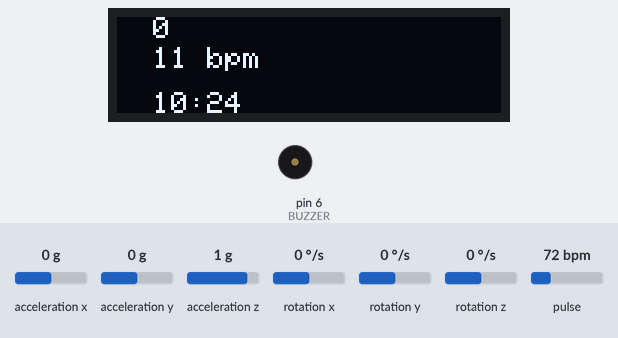
Recording of a sketch running on a simulated Arduino Uno, built with avr-gcc and run on an emulated ATmega328P. Shown: 128×32 one-colour display, buzzer (waves = sounding, pin HIGH). Inputs (shaded band) come from the test bench; at power-on: pulse 72 bpm, acceleration x 0 g, acceleration y 0 g, acceleration z 1 g, rotation x 0 °/s, rotation y 0 °/s, rotation z 0 °/s. The local clock reads 2024-03-15 10:24:30 at power-on unless the sketch sets it; what the sketch prints to the serial monitor is not drawn.

Above: at 2.7 s.
2.8 s: pulse set to 130 bpm
At 3.18 s:
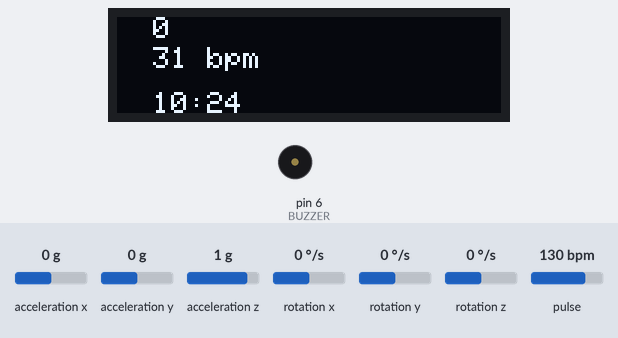
4.9 s: acceleration x set to 0.8 g
At 6.6 s:
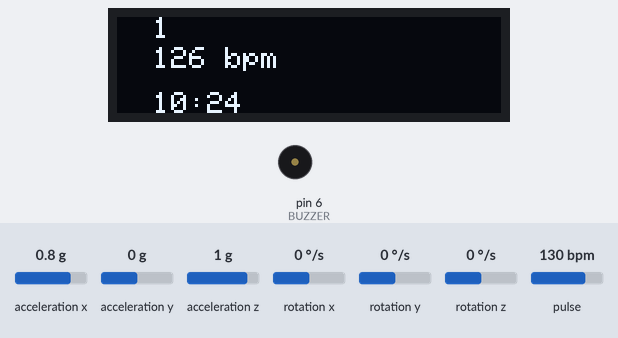
6.8 s: pulse set to 42 bpm
At 9.3 s:
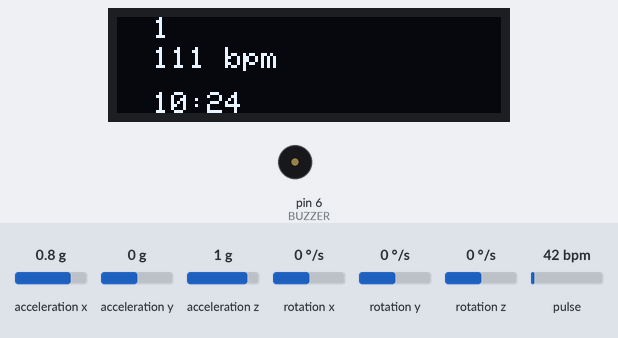
9.8 s: pulse set to 158 bpm
At 11.8 s:
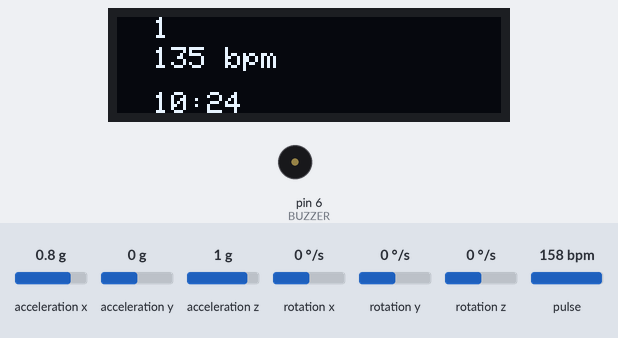
11.9 s: pulse set to 70 bpm
At 13.1 s:
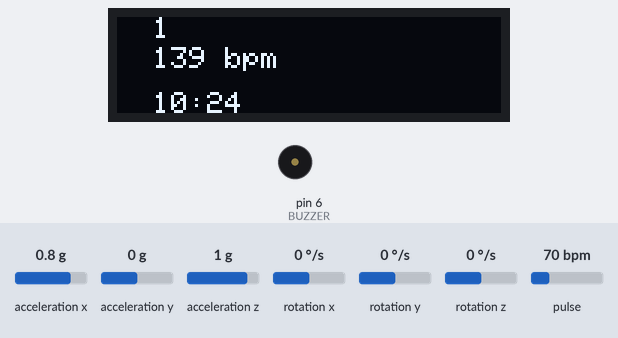
Timing chart, 0 to 14.9 s (numbered marks = the images above; inputs shaded):
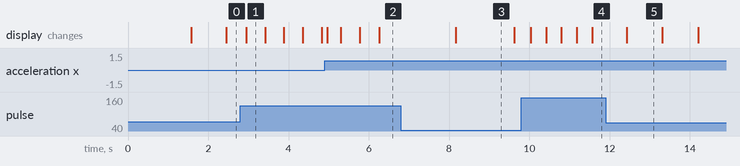

The sketch:

ShubsWatchMrk2.ino
```cpp
#include <Wire.h>
#include <Adafruit_GFX.h>
#include <Adafruit_SSD1306.h>
#include "RTClib.h"
#include "MAX30105.h"
#include "heartRate.h"
#include <MPU6050.h>

#define SCREEN_WIDTH 128 // OLED display width, in pixels
#define SCREEN_HEIGHT 32 // OLED display height, in pixels
Adafruit_SSD1306 display(SCREEN_WIDTH, SCREEN_HEIGHT, &Wire, -1);

RTC_DS3231 rtc; // Declares a Real Time Clock object
MAX30105 particleSensor; // Declares the heart rate sensor object
MPU6050 mpu(0x69); // Declares the MPU6050 sensor object with address 0x69

const byte RATE_SIZE = 6; // Sets the size of the array used to average the heart rate
byte rates[RATE_SIZE]; // Array to hold last few heart rate samples
byte rateSpot = 0; // Index for the rates array
long lastBeat = 0; // Tracks the time of the last heartbeat

float beatsPerMinute; // Stores the instantaneous heart rate
int beatAvg; // Stores the average heart rate

int stepCount = 0; // Counter for total steps detected
float previousX = 0; // Stores the previous X-axis acceleration value
bool stepDetected = false; // Flag to prevent multiple step counts for one motion

// --- Alarm ---
#define BUZZER 6
#define BUTTON 4

bool alarmTriggered = false;

// ---- Note Definitions (only used notes) ----
#define NOTE_FS4 370
#define NOTE_G4 392
#define NOTE_GS4 415
#define NOTE_A4 440
#define NOTE_CS4 277
#define NOTE_CS5 554
#define NOTE_D4 294
#define NOTE_D5 587
#define NOTE_DS5 622
#define NOTE_E4 330
#define NOTE_E5 659
#define NOTE_F4 349
#define REST 0

// ---- Extended Melody Snippet ----
int melody[] = {
  NOTE_FS4,8, REST,8, NOTE_A4,8, NOTE_CS5,8, REST,8, NOTE_A4,8, REST,8, NOTE_FS4,8,
  NOTE_D4,8, NOTE_D4,8, NOTE_D4,8, REST,8, REST,4, REST,8, NOTE_CS4,8,
  NOTE_D4,8, NOTE_FS4,8, NOTE_A4,8, NOTE_CS5,8, REST,8, NOTE_A4,8, REST,8, NOTE_F4,8,
  NOTE_E5,-4, NOTE_DS5,8, NOTE_D5,8, REST,8, REST,4,
  NOTE_GS4,8, REST,8, NOTE_CS5,8, NOTE_FS4,8, REST,8, NOTE_CS5,8, REST,8, NOTE_GS4,8,
  REST,8, NOTE_CS5,8, NOTE_G4,8, NOTE_FS4,8, REST,8, NOTE_E4,8, REST,8,
  NOTE_D4,8, NOTE_D4,8, NOTE_D4,8, REST,8, REST,4, NOTE_E4,8, NOTE_E4,8
};

int tempo = 114;
int notesCount = sizeof(melody)/sizeof(melody[0])/2;
int wholenote = (60000 * 4) / tempo;

// --- Nix Symbol ---
// 'NixIcon', 128x32px
const unsigned char epd_bitmap_NixIcon [] PROGMEM = {
	0x00, 0x00, 0x00, 0x00, 0x00, 0x00, 0x00, 0x00, 0x00, 0x00, 0x00, 0x00, 0x00, 0x00, 0x00, 0x00,
	0x00, 0x00, 0x00, 0x00, 0x00, 0x00, 0x00, 0x00, 0x00, 0x00, 0x00, 0x00, 0x00, 0x00, 0x00, 0x00,
	0x00, 0x00, 0x00, 0x00, 0x00, 0x00, 0x00, 0x00, 0x00, 0x00, 0x00, 0x00, 0x00, 0x00, 0x00, 0x00,
	0x00, 0x00, 0x00, 0x00, 0x00, 0x00, 0x00, 0x00, 0x00, 0x00, 0x00, 0x00, 0x00, 0x00, 0x00, 0x00,
	0x00, 0x00, 0x00, 0x00, 0x00, 0x00, 0x00, 0x00, 0x00, 0x00, 0x00, 0x00, 0x00, 0x00, 0x00, 0x00,
	0x00, 0x00, 0x00, 0x00, 0x00, 0x00, 0x00, 0x00, 0x00, 0x08, 0x00, 0x00, 0x00, 0x00, 0x00, 0x00,
	0x00, 0x00, 0x00, 0x00, 0x00, 0x00, 0x00, 0x00, 0x00, 0x10, 0x00, 0x00, 0x00, 0x00, 0x00, 0x00,
	0x00, 0x00, 0x00, 0x00, 0x00, 0x00, 0x08, 0x00, 0x00, 0x10, 0x00, 0x00, 0x00, 0x00, 0x00, 0x00,
	0x00, 0x00, 0x00, 0x00, 0x00, 0x00, 0x00, 0x00, 0x00, 0x20, 0x00, 0x00, 0x00, 0x00, 0x00, 0x00,
	0x00, 0x00, 0x00, 0x00, 0x00, 0x00, 0x04, 0x00, 0x00, 0x20, 0x00, 0x00, 0x00, 0x00, 0x00, 0x00,
	0x00, 0x00, 0x00, 0x00, 0x00, 0x00, 0x04, 0x0a, 0x00, 0x50, 0x00, 0x00, 0x00, 0x00, 0x00, 0x00,
	0x00, 0x00, 0x00, 0x00, 0x00, 0x00, 0x02, 0x01, 0x30, 0x40, 0x00, 0x00, 0x00, 0x00, 0x00, 0x00,
	0x00, 0x00, 0x00, 0x00, 0x00, 0x00, 0x02, 0x03, 0xc0, 0x80, 0x00, 0x00, 0x00, 0x00, 0x00, 0x00,
	0x00, 0x00, 0x00, 0x00, 0x00, 0x00, 0x01, 0x00, 0x80, 0x80, 0x00, 0x00, 0x00, 0x00, 0x00, 0x00,
	0x00, 0x00, 0x00, 0x00, 0x00, 0x00, 0x01, 0x21, 0x10, 0x80, 0x00, 0x00, 0x00, 0x00, 0x00, 0x00,
	0x00, 0x00, 0x00, 0x00, 0x00, 0x00, 0x01, 0x22, 0x45, 0x80, 0x00, 0x00, 0x00, 0x00, 0x00, 0x00,
	0x00, 0x00, 0x00, 0x00, 0x00, 0x00, 0x01, 0x3e, 0xfd, 0x80, 0x00, 0x00, 0x00, 0x00, 0x00, 0x00,
	0x00, 0x00, 0x00, 0x00, 0x00, 0x00, 0x07, 0x3e, 0xb9, 0xc0, 0x00, 0x00, 0x00, 0x00, 0x00, 0x00,
	0x00, 0x00, 0x00, 0x00, 0x00, 0x00, 0x07, 0x1d, 0xd8, 0xc0, 0x00, 0x00, 0x00, 0x00, 0x00, 0x00,
	0x00, 0x00, 0x00, 0x00, 0x00, 0x00, 0x00, 0x1d, 0xb8, 0x00, 0x00, 0x00, 0x00, 0x00, 0x00, 0x00,
	0x00, 0x00, 0x00, 0x00, 0x00, 0x00, 0x00, 0x0b, 0xf0, 0x00, 0x00, 0x00, 0x00, 0x00, 0x00, 0x00,
	0x00, 0x00, 0x00, 0x00, 0x00, 0x00, 0x00, 0x0b, 0xd0, 0x00, 0x00, 0x00, 0x00, 0x00, 0x00, 0x00,
	0x00, 0x00, 0x00, 0x00, 0x00, 0x00, 0x00, 0x02, 0xc0, 0x00, 0x00, 0x00, 0x00, 0x00, 0x00, 0x00,
	0x00, 0x00, 0x00, 0x00, 0x00, 0x00, 0x00, 0x00, 0x00, 0x00, 0x00, 0x00, 0x00, 0x00, 0x00, 0x00,
	0x00, 0x00, 0x00, 0x00, 0x00, 0x00, 0x00, 0x20, 0x0c, 0x00, 0x00, 0x00, 0x00, 0x00, 0x00, 0x00,
	0x00, 0x00, 0x00, 0x00, 0x00, 0x00, 0x00, 0x40, 0x06, 0x00, 0x00, 0x00, 0x00, 0x00, 0x00, 0x00,
	0x00, 0x00, 0x00, 0x00, 0x00, 0x00, 0x00, 0x00, 0x00, 0x00, 0x00, 0x00, 0x00, 0x00, 0x00, 0x00,
	0x00, 0x00, 0x00, 0x00, 0x00, 0x00, 0x00, 0xc0, 0x03, 0x00, 0x00, 0x00, 0x00, 0x00, 0x00, 0x00,
	0x00, 0x00, 0x00, 0x00, 0x00, 0x00, 0x01, 0x80, 0x03, 0x80, 0x00, 0x00, 0x00, 0x00, 0x00, 0x00,
	0x00, 0x00, 0x00, 0x00, 0x00, 0x00, 0x00, 0x80, 0x03, 0x00, 0x00, 0x00, 0x00, 0x00, 0x00, 0x00,
	0x00, 0x00, 0x00, 0x00, 0x00, 0x00, 0x01, 0x80, 0x01, 0x80, 0x00, 0x00, 0x00, 0x00, 0x00, 0x00,
	0x00, 0x00, 0x00, 0x00, 0x00, 0x00, 0x02, 0x80, 0x00, 0x80, 0x00, 0x00, 0x00, 0x00, 0x00, 0x00
};

// Array of all bitmaps for convenience. (Total bytes used to store images in PROGMEM = 528)
const int epd_bitmap_allArray_LEN = 1;
const unsigned char* epd_bitmap_allArray[1] = {
	epd_bitmap_NixIcon
};


void setup() {
  Wire.begin();
  Serial.begin(9600);

  // OLED Init (Commented out until ready)
  if (!display.begin(SSD1306_SWITCHCAPVCC, 0x3C)) {
    Serial.println(F("OLED allocation failed"));
    while (true); // Halts if OLED initialization fails
  }
  display.clearDisplay();
  display.display();

  // RTC Init
  if (!rtc.begin()) {
    Serial.println("Couldn't find RTC");
    while (true); // Halts if RTC initialization fails
  }
  if (rtc.lostPower()) {
    Serial.println("RTC lost power, setting time...");
    rtc.adjust(DateTime(F(__DATE__), F(__TIME__))); // Uncomment to set time
  }

  // MAX30105 Init
  if (!particleSensor.begin(Wire, I2C_SPEED_FAST)) {
    Serial.println("MAX30102 not found");
    while (true); // Halts if MAX30105 initialization fails
  }
  particleSensor.setup();
  particleSensor.setPulseAmplitudeRed(0x0A);
  particleSensor.setPulseAmplitudeGreen(0); // Turns off the green LED

  // MPU6050 Init
  mpu.initialize(); // Initializes the MPU6050 sensor
  if (!mpu.testConnection()) {
    Serial.println("MPU6050 connection failed");
    while (1); // Halts if MPU6050 connection fails
  }
  Serial.println("MPU6050 initialized");


  // --- Alarm ---
  pinMode(BUZZER, OUTPUT);
  pinMode(BUTTON, INPUT_PULLUP);

  delay(1500);
}

void loop() {
  DateTime now = rtc.now(); // Gets the current time from the RTC
  long irValue = particleSensor.getIR(); // Gets the infrared value from the heart rate sensor

  //display.clearDisplay();
  //display.display();

  // Check alarm time
  if (now.hour() == 7 && now.minute() == 30 && !alarmTriggered) {
    playSong();
    alarmTriggered = true;   // prevent replay
  }

  // Reset the flag when the minute changes
  if (!(now.hour() == 7 && now.minute() == 30)) {
    alarmTriggered = false;
  }

  // Reset steps every day
  if (now.hour() == 0 && now.minute() == 0 && now.second() == 0) {
    stepCount = 0;
  }


  // Heart rate calculation logic
  if (checkForBeat(irValue)) { // Checks if a heartbeat is detected
    long delta = millis() - lastBeat;
    lastBeat = millis();
    beatsPerMinute = 60 / (delta / 1000.0); // Calculates BPM

    if (beatsPerMinute > 40 && beatsPerMinute < 210) {
      rates[rateSpot++] = (byte)beatsPerMinute;
      rateSpot %= RATE_SIZE; // Wraps around the array index

      beatAvg = 0;
      for (byte i = 0; i < RATE_SIZE; i++) {
        beatAvg += rates[i]; // Sums the heart rate values
      }
      beatAvg /= RATE_SIZE; // Calculates the average
    }
  }

  // MPU6050 step counting logic
  int16_t ax, ay, az;
  mpu.getAcceleration(&ax, &ay, &az); // Reads raw acceleration data
  float accelX = ax / 16384.0; // Converts X-axis acceleration to g's

  // Step detection logic based on acceleration changes
  if (!stepDetected && (accelX - previousX) > 0.3) // Threshold for X-axis change (0.3)
  {
    stepCount++; // Increments the step count
    stepDetected = true;
  }
  if ((accelX - previousX) < 0.2) {
    stepDetected = false; // Resets the detection flag
  }

  previousX = accelX;


  // Serial Monitor output for debugging
  Serial.print("Time=");
  Serial.print(now.hour());
  Serial.print(":");
  Serial.print(now.minute());
  Serial.print(", BPM=");
  Serial.print(beatsPerMinute);
  Serial.print(", Avg BPM=");
  Serial.print(beatAvg);
  Serial.print(", Steps=");
  Serial.print(stepCount);
  if (irValue < 50000) Serial.print("  (No finger?)");
  Serial.println();


  // Oled output
  display.clearDisplay();

  // Small text so it fits
  display.setTextSize(1);
  display.setTextColor(SSD1306_WHITE);

  // Steps (top)
  display.setCursor(12, 0);
  display.println(stepCount);

  // Heart rate (middle)
  display.setCursor(12, 10);
  if(irValue >= 1200)
  {
    display.print(beatAvg);
    display.println(" bpm");
  }
  else
  {
    display.println("--");
  }


  // Time (bottom)
  display.setCursor(12, 25);
  if (now.hour() < 10) display.print('0'); // pad with 0
  display.print(now.hour());
  display.print(':');
  if (now.minute() < 10) display.print('0');
  display.println(now.minute());

  display.display();

  //if(irValue < 1200) delay(9000);
  //else delay(50);
}

void playSong()
{
  // Snow nix icon
  display.clearDisplay();
  display.drawBitmap(0,0, epd_bitmap_NixIcon, 128, 32, SSD1306_WHITE);
  display.display();

  for (int i = 0; i < notesCount * 2; i += 2) {
      // Stop alarm if button is pressed
      if (digitalRead(BUTTON) == LOW) {
        noTone(BUZZER);
        Serial.println("Alarm stopped!");
        return;
      }

      int note = melody[i];
      int divider = melody[i + 1];
      int noteDuration = 0;

      if (divider > 0) noteDuration = wholenote / divider;
      else if (divider < 0) noteDuration = (wholenote / abs(divider)) * 1.5;

      if (note == REST) noTone(BUZZER);
      else {
        tone(BUZZER, note);
        Serial.print("Playing note: ");
        Serial.print(note);
        Serial.print(" Hz for ");
        Serial.print(noteDuration);
        Serial.println(" ms");
      }

      delay(noteDuration);
      noTone(BUZZER);
      delay(50);
    }
}
```

Measured:
- after the input at 6.8 s, the display: changes after 1.4 s (image 3)
- after the input at 9.8 s, the display: first changes after 0.23 s (image 4 shows a later state)
- what the display in image 1 shows lasts 0.5 s, from 2.9 s to 3.4 s
- what the display in image 3 shows lasts 1.4 s, from 8.2 s to 9.6 s
- what the display in image 5 shows lasts 0.9 s, from 12.4 s to 13.3 s
